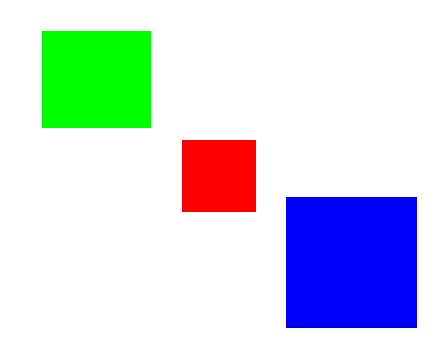
#> input picture data/lab_1/squares_rgb.png, 438 x 351 px
$ jupyter execute lab_1_filter.ipynb
#> lines starting #> are read from the running program, lines starting #| are printed output that depends on the picture
## Биомедицинские нанотехнологии и компьютерное зрение (Computer Vision)
<br>

### 1. Фильтрация и преобразование изображений

[cell 1]
# Image Processing - OpenCV
# https://docs.opencv.org/3.4/d9/df8/tutorial_root.html

<div align='justify'>В настоящее время известно, что современные компьютеры и смартфоны способны сохранять изображения в виде цифровой информации.
Каждое изображение состоит из дискретного количества пикселей, имеющих конечный диапазон значений.
Распространенные на сегодняшний день камеры могут снимать изображение с разрешением в несколько тысяч пикселей как по
вертикали, так и по горизонтали. Пиксель содержит одно значение, представляющее уровень интенсивности или три значения цвета в случае цветного изображения.
</div>

<div align='justify'>В Python существует множество вариантов загрузки изображения. Можно использоват, например, библиотеку PIL (Python Image Library) или библиотеку imageio. Для обработки изображений можно воспользоваться специальными пакетами, как, например, библиотека OpenCV. При обработке данных цифровое изображение можно представить в виде матрицы или тензора. Используя математический аппарат, можно реализовать фильтрацию и трансформацию изображений. Очень часто фильтрация позволяет улучшить качество изображения, что позволяет сделать его более информативным. Например, можно улучшить контуры объекта, определить количество структурных элементов или рассчитать геометрические размеры. Далее будут рассмотрены примеры загрузки изображений в программу на Python и его преобразование.</div>

### 1.1. Загрузка изображения и цветовые модели

<div align='justify'>Для загрузки изображения в программу на Python можно использовать метод imread из библиотеки OpenCV. Достаточно указать один атрибут для данного метода, который указывает на местонахождение файла на компьютере. Рекомендуется использовать относительный путь к файлу. Важным моментом является цветовая модель, в которой было сохранено изображение. Существует множество моделей, мы будем рассматривать основные из них: BGR, RGB, GRAY, HSV и HLS. Наиболее известным форматом является RGB, который кодирует цвет в виде трех каналов (красный, зеленый и синий). Для преобразования из одной модели в другую используют специальный метод cvtColor. Ниже представлены примеры преобразования изображения в разные цветовые схемы. Обратите внимание, что по умолчанию OpenCV использует именно модель BGR. Для нормального отображения потребуется преобразовать объект в другую модель. Следующая программа показывает, как можно открыть и визуализировать изображение с помощью специальных библиотек.</div>

[cell 2]
# Импорт библиотек для работы с изображениями
import cv2 as cv
import numpy as np
import matplotlib.pyplot as plt
from PIL import Image

# Загрузка и чтение изображения из заданной директории
img = cv.imread('data/lab_1/squares_rgb.png')
#> img is the input picture: shape (351, 438, 3); mean B, G, R 228.6, 217.7, 209

# Конвертация из BGR в RGB цветовую модель
img_rgb = cv.cvtColor(img, cv.COLOR_BGR2RGB)    # Преобразование из BGR в RGB

# Визуализация с помощью библиотеки PIL
display(Image.fromarray(img))

<div align='justify'>В примере мы показываем использование цветовой схемы RGB. Библиотека OpenCV позволяет разделить изображение на три цветовых канала: красный, синий и зелёный. Давайте посмотрим на примере загруженного изображения, как будет выглядить изображение, если мы будем использовать только отдельные каналы.</div>

[cell 3]
# Извлечение конкретного цветового канала в numpy
# B = img[:, :, 0]
# G = img[:, :, 1]
# R = img[:, :, 2]

# Выполним разделение изображения на 3 канала
img_r, img_g, img_b = cv.split(img_rgb)

# Создание нулевой матрицы для зануления канала
zeros = np.zeros(img.shape[:2], dtype = "uint8")

# Выполним объединение трёх каналов
b = cv.merge([zeros, zeros, img_r])
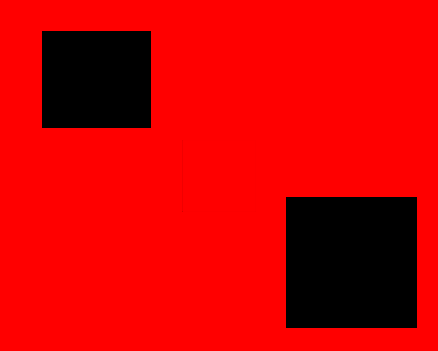
#> b: shape (351, 438, 3); mean of channels 0, 1, 2 0, 0, 209; drawn as B, G, R
g = cv.merge([zeros, img_g, zeros])
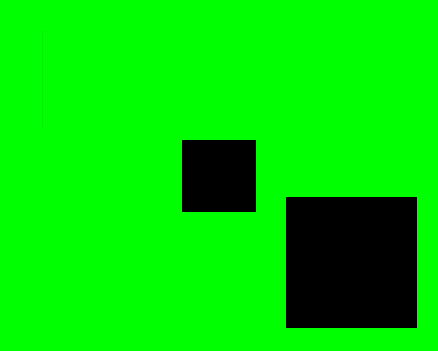
#> g: shape (351, 438, 3); mean of channels 0, 1, 2 0, 217.7, 0; drawn as B, G, R
r = cv.merge([img_b, zeros, zeros])
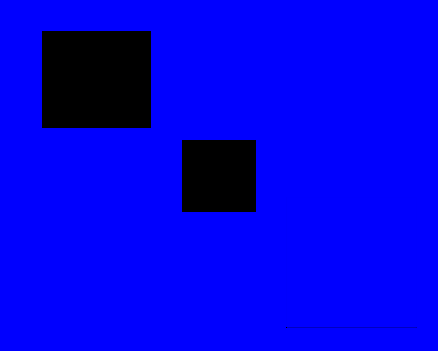
#> r: shape (351, 438, 3); mean of channels 0, 1, 2 228.6, 0, 0; drawn as B, G, R

fig = plt.figure(figsize=(12, 3))

ax = fig.add_subplot(1, 3, 1)
ax.set_title('Канал красного цвета (а)', size=10)
ax.imshow(r)
ax.axis('off')

ax = fig.add_subplot(1, 3, 2)
ax.set_title('Канал зелёного цвета (б)', size=10)
ax.imshow(g)
ax.axis('off')

ax = fig.add_subplot(1, 3, 3)
ax.set_title('Канал синего цвета (в)', size=10)
ax.imshow(b)
ax.axis('off')

plt.show()

[cell 4]
img_hist = cv.imread('data/lab_1/vessel.jpg')
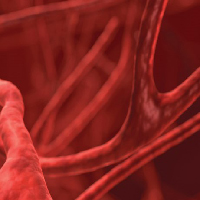
#> input picture data/lab_1/vessel.jpg, 200 x 200 px
#> img_hist is the input picture: shape (200, 200, 3); mean B, G, R 30.8, 34.8, 134.7
color = ('r','g','b')

fig = plt.figure(figsize=(12, 3))

for i, col in enumerate(color):
    ax = fig.add_subplot(1, 3, i+1)
    histr = cv.calcHist([img_hist], [i], None, [256], [0, 256])
    plt.title(f'Гистограмма {col} канала')
    plt.plot(histr, color = col)
    plt.xlim([0, 256])
    plt.ylim([0, 3000])
    plt.grid()
plt.show()
#> figure, not shown here; panel 1: curve peaks at x = 20, y = 2607; panel 2: curve peaks at x = 17, y = 2122; panel 3: curve peaks at x = 72, y = 735

<div align='justify'>Для разделения на три цветовых канала нашего изображения, мы использовали специальный метод split(). Для объединения каналов использован метод merge(). На самом деле, если бы мы визуализировали отдельный канал, то должны были получить каждое изображение в оттенках серого, что не позволило бы увидеть нам цветовой канал. Для визуализации канала был использован подход, при котором мы создали нулевую матрицу и полностью занулили соответствующие каналы, оставив только тот, который нам интересен. Попробуйте поэкспериментировать и использовать смешивание каналов. Например, для получения RG схемы можно занулить канал голубого цвета и оставить без изменений канал красного и зелёного цвета, используя ранее полученную нулевую матрицу. Далее мы рассмотрим использование других цветовых схем: GRAY, HSV и HLS.</div>

[cell 5]
# Визуализация разных цветовых моделей изображения
img_gray = cv.cvtColor(img, cv.COLOR_BGR2GRAY)  # Преобразование из BGR в GRAY
img_hsv = cv.cvtColor(img, cv.COLOR_BGR2HSV)    # Преобразование из BGR в HSV
#> img_hsv: shape (351, 438, 3); mean H, S, V 17.5, 54.8, 254.9
img_hls = cv.cvtColor(img, cv.COLOR_BGR2HLS)    # Преобразование из BGR в HLS
#> img_hls: shape (351, 438, 3); mean of channels 0, 1, 2 17.5, 227.6, 54.8

[cell 6]
# Визуализация сосудистой системы с помощью библиотеки matplotlib

img = img[:,:,::-1]
img_hsv = img_hsv[:,:,::-1]
#> img_hsv: shape (351, 438, 3); mean H, S, V 254.9, 54.8, 17.5
img_hls = img_hls[:,:,::-1]
#> img_hls: shape (351, 438, 3); mean of channels 0, 1, 2 54.8, 227.6, 17.5

fig = plt.figure(figsize=(12, 3))

ax = fig.add_subplot(1, 3, 1)
ax.set_title('GRAY цветовая модель (а)', size=10)
ax.imshow(img_gray, cmap='gray')
ax.axis('off')

ax = fig.add_subplot(1, 3, 2)
ax.set_title('HSV цветовая модель (б)', size=10)
ax.imshow(img_hsv)
ax.axis('off')

ax = fig.add_subplot(1, 3, 3)
ax.set_title('HLS цветовая модель (в)', size=10)
ax.imshow(img_hls)
ax.axis('off')

plt.show()

<div align='justify'>Используя разные цветовые схемы, можно выделить некоторые локальные особенности на изображении. Например, контрастировать отдельные элементы изображения, что позволит определить их особенности. Данный подход позволяет определять геометрические размеры объекта, определять кол-во элементов на изображении и выполнять другие полезные процедуры.</div>

### Задание для самостоятельной работы.

1. Разделить изображение снимка кровеносных сосудов на три цветовых канала в схеме RGB и выделить локальные особенности на изображении. Используйте изображение vessel.jpg.

2. Представить изображение снимка кровеносных сосудов в разных цветовых схемах. Используйте модель BGR, RGB, GRAY и HSV и HLS.

3. Сделайте выводы об использовании различных цветовых схем для анализа изображений. Перчислите возможные области применения цветового анализа цифровых изображений, например, в медицинской физики.

### 1.2. Фильтрация изображений

[cell 7]
# Image Filtering - OpenCV
# https://docs.opencv.org/4.x/d4/d86/group__imgproc__filter.html

<div align='justify'>Фильтрация изображения являются действием, которое направлено на его изменение и улучшение. Процедура фильтрации позволит использовать изображения для выполнения других задач в области компьютерного зрения, либо для извлечения полезной информации. Фильтры могут выполнять разнообразные функции, включая устранение шума на фотографии, выделение контуров объектов, размытие картинки, удаление нежелательных элементов и так далее. В дальнейшем мы изучим конкретные примеры использования фильтров и увидим результаты их применения.<br><br>
Использование методов фильтрации становится необходимым из-за различных факторов, например, возникновению шума на фотографии или внесению ненужных данных на изображение. При съемке в солнечный день на снимке могут появиться слишком яркие или темные участки. В неподходящих условиях освещения, таких как ночь, фотография, полученная с камеры, может быть сильно зашумлена. Кроме того, если на изображении присутствуют нежелательные объекты или цвета, они также считаются частью шума.<br><br>
Далее рассмотрим пример загрузки изображения и выделение участка. Для преобразовани цветовой схемы используем метод cvtColor(). Выделение части изображения выполняется на основе срезов. Используем изображение vessel.jpg.
</div>

[cell 8]
import matplotlib.patches as patches

# Загрузка и чтение изображения из заданной директории
img = cv.imread('data/lab_1/vessel.jpg')

img_rgb = cv.cvtColor(img, cv.COLOR_BGR2RGB)              # Преобразование из BGR в RGB
#> img_rgb: shape (200, 200, 3)
img_gray = cv.cvtColor(img_rgb, cv.COLOR_BGR2GRAY)        # Преобразование из BGR в GRAY
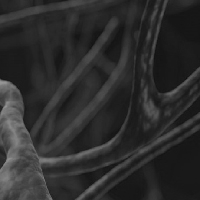
#> img_gray: shape (200, 200); min 16, max 151, mean 45

img_gray_m20 = img_gray[190:200, 190:200]                   # Срез исходного массива 10x10
img_gray_m50 = img_gray[0:50, 0:50]                         # Срез исходного массива 50x50

print('Размер изображения: ', img.shape)
#| Размер изображения:  (200, 200, 3)

[cell 9]
# Визуализация изображений
fig = plt.figure(figsize=(12, 3))

ax = fig.add_subplot(1, 3, 1)
ax.set_title('Исходное изображение (а)', size=10)
ax.imshow(img_gray, cmap='gray')

rect = patches.Rectangle((0, 0), 50, 50, linewidth=3,
                         edgecolor='lime', facecolor="none", label='Label')
ax.add_patch(rect)
rect = patches.Rectangle((150, 150), 50, 50, linewidth=3,
                         edgecolor='red', facecolor="none")
ax.add_patch(rect)
ax.axis('off')

ax = fig.add_subplot(1, 3, 2)
ax.set_title('Изображение 50x50 пикселей (б)', size=10)
ax.imshow(img_gray_m50, cmap='gray')
ax.axis('off')

ax = fig.add_subplot(1, 3, 3)
ax.set_title('Изображение 10x10 пикселей (в)', size=10)
ax.imshow(img_gray_m20, cmap='gray')
ax.axis('off')

plt.show()
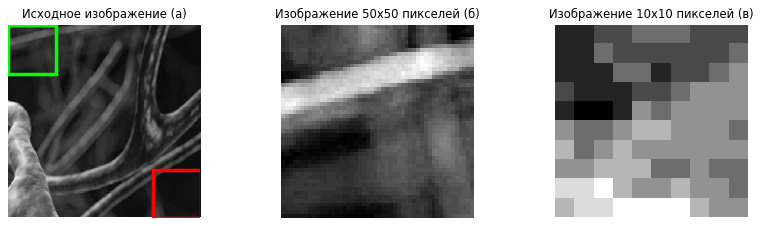
#> figure drawn by matplotlib, 3 panels

[cell 10]
img_gray_m20[0:5, 0:5]
#> Out = [[23, 23, 24, 24, 25], [23, 23, 25, 24, 24], [23, 23, 23, 25, 25], [24, 23, 23, 23, 24], [23, 22, 22, 23, 26]]

<div align='justify'>
После преобразования изображения в GRAY цветовую модель, мы получили изображение размером 200x200 пикселей, каждый пиксель кодируется значением в диапазоне от 0-255. Принципы фильтрации позволяют изменять эти значения, используя различный математический аппарат. Далее мы рассмотрим наболее часто используемые методы фильтрации.
</div>

<div align='justify'>
В некоторых случаях шум может быть полезен, особенно при использовании моделей на основе глубокого обучения (Deep Learning). Для некоторых приложений важно знать, как система работает в условиях зашумлённости. Например, понять работу алгоритма классификация изображений с зашумлением. По этой причине мы можем намеренно добавлять шум в изображение, чтобы проверить точность модели.
</div>

[cell 11]
# Добавление шума к изображению

noise = np.zeros((200, 200))
cv.randu(noise, 0, 256)
noise = np.array(0.6*noise, dtype=int)

img_gray_noise = img_gray + noise
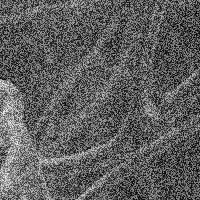
#> img_gray_noise: shape (200, 200) int64; min 21, max 291, mean 121.6; drawn with min black and max white

[cell 12]
# Визуализация изображения с шумом и без
fig = plt.figure(figsize=(8, 3))

ax = fig.add_subplot(1, 2, 1)
ax.set_title('Изображение без шума (а)', size=10)
ax.imshow(img_gray, cmap='gray')
ax.axis('off')

ax = fig.add_subplot(1, 2, 2)
ax.set_title('Изображение с шумом (б)', size=10)
ax.imshow(img_gray_noise, cmap='gray')
ax.axis('off')

plt.show()

[cell 13]
# cv2.imwrite('data/vessel_bad_noise.jpg' , img_gray_noise)

### Использование линейного фильтра

<div align='justify'>
Существует множество различных видов фильтрации. Рассмотрим наиболее распространённые из них. Остановимся на линейной фильтрации, линейной 2D-фильтрации и box-фильтрации. При линейной фильтрации каждое значение пикселя будет умножено на скаляр g(i,j) = K*f(i,j), где K - коэффициент преобразования, а i,j - индексы конкретного пикселя на изображении. Линейная 2D-фильтрация отличается тем, что умножение происходит не для одного пикселя, а сразу для нескольких. В этом случае к части изображения применяют ядро (kernel) заданной размерностью. Последовательное смещение ядра позволяет преобразовать всё изображение. Итоговая яркость каждого пикселя в новом изображении является суммой произведений соответствующих значений пикселей исходного изображения на значения двумерного ядра свертки. На рисунке ниже представлен пример 2D-фильтрация с применением ядра размерностью 3x3.
</div>

<div align='justify'>В OpenCV 2D-фильтрация выполняется с использованием метода filter2D(). Ядро для преобразования изображения может быть заранее определено на основе квадратной матрицы. Далее рассмотрим пример применения 2D-фильтрации.</div>

[cell 14]
# Ядро размерностью 3x3

kernel = np.array([
    [-2, -1, 0],
    [-1, 1, 1],
    [0, 1, 2]
])

kernel

[cell 15]
# Загрузка и чтение изображения из заданной директории
img_noise = cv.imread('data/lab_1/vessel_gray_noise.jpg')
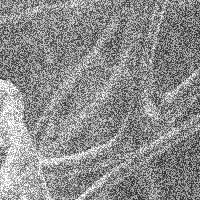
#> input picture data/lab_1/vessel_gray_noise.jpg, 200 x 200 px
#> img_noise is the input picture: shape (200, 200, 3); min 29, max 255, mean 140.7

img_gray = cv.cvtColor(img_noise, cv.COLOR_BGR2GRAY)       # Преобразование из BGR в GRAY

# Применение линейного 2D-фильтра
img_gray_2d_filter = cv.filter2D(img_noise, -1, kernel)
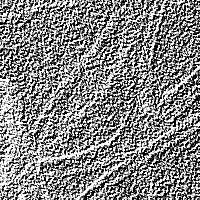
#> img_gray_2d_filter: shape (200, 200, 3); min 0, max 255, mean 133.9

[cell 16]
# Визуализация изображения до и после фильтрации
fig = plt.figure(figsize=(8, 3))

ax = fig.add_subplot(1, 2, 1)
ax.set_title('Изображение до фильтра (а)', size=10)
ax.imshow(img_gray, cmap='gray')
ax.axis('off')

ax = fig.add_subplot(1, 2, 2)
ax.set_title('Изображение после фильтра (б)', size=10)
ax.imshow(img_gray_2d_filter, cmap='gray')
ax.axis('off')

plt.show()

### Использование box-фильтра

<div align='justify'>
Для box-фильтрации используется метод, который близок к 2D-фильтрация. Разница заключается в разных методах применения ядра. В случае box-фильтрации значение центрального пикселя будет неким усреднением окружающих его пикселей. Выполняется операция свёртки. Можно выделить несколько типов подобной фильтрации: Averaging, Gaussian и Median.</div>
<br>

<div align='justify'>
Фильтр на основе размытия (Averaging) выполняет свёртку изображения с определенным ядром. Свёртка - это процесс, при котором вычисляется новое значение пикселя с учетом значений соседних пикселей. Ядро свёртки - это квадратная матрица. Центральный пиксель этой матрицы затем становится средним значением всех других пикселей вокруг него. Чтобы выполнить размытие, нужно просто вызвать метод blur(), передав ему изображение и кортеж с размером ядра.</div>
<br>
<div align='justify'>
Размытие по Гауссу (Gaussian) похоже на обычное размытие, но вместо простого среднего значения используется взвешенное среднее. Пиксели, расположенные ближе к центральному, имеют больший "вес" при вычислении среднего. В результате изображение размывается более естественно. Для его выполнения нужно вызвать функцию GaussianBlur().</div>
<br>
<div align='justify'>
При медианном размытии (Median) центральный пиксель изображения заменяется медианой значений пикселей в пределах области ядра.  Для его выполнения нужно вызвать функцию medianBlur(), передав ей изображение и размер ядра.
</div>

<div align='justify'>
Рассмотрим применение фильтров подробнее. Будем использовать размытие с ядром 3x3, 5x5 и 10x10 пикселей. Используем метод blur().
</div>

[cell 17]
# Загрузка и чтение изображения из заданной директории
img = cv.imread('data/lab_1/vessel_gray_noise.jpg')

img_gray = cv.cvtColor(img, cv.COLOR_BGR2GRAY)  # Преобразование из BGR в GRAY

# Применение линейного box-фильтра
kernel_size_3x3 = (3,3)
kernel_size_5x5 = (5,5)
kernel_size_10x10 = (10,10)

blur_3x3 = cv.blur(img, kernel_size_3x3)
blur_5x5 = cv.blur(img, kernel_size_5x5)
blur_10x10 = cv.blur(img, kernel_size_10x10)
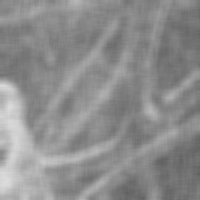
#> blur_10x10: shape (200, 200, 3); min 97, max 222, mean 140.8

fig = plt.figure(figsize=(16, 4))

ax = fig.add_subplot(1, 4, 1)
ax.set_title('Исходное изображение (а)', size=10)
ax.imshow(img_gray, cmap='gray')
ax.axis('off')

ax = fig.add_subplot(1, 4, 2)
ax.set_title('kernel_size_3x3 (а)', size=10)
ax.imshow(blur_3x3, cmap='gray')
ax.axis('off')

ax = fig.add_subplot(1, 4, 3)
ax.set_title('kernel_size_5x5 (б)', size=10)
ax.imshow(blur_5x5, cmap='gray')
ax.axis('off')

ax = fig.add_subplot(1, 4, 4)
ax.set_title('kernel_size_10x10 (в)', size=10)
ax.imshow(blur_10x10, cmap='gray')
ax.axis('off')

plt.show()
